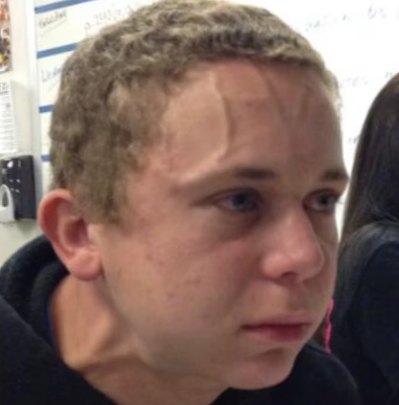
#> input picture ocv first lesson/test_img.png, 399 x 405 px
$ python 'invert image.py'
#> lines starting #> are read from the running program, lines starting #| are printed output that depends on the picture
# Импорт необходимых библиотек
import cv2  # OpenCV для работы с изображениями
import numpy as np  # NumPy для математических операций с массивами
from matplotlib import pyplot as plt  # Matplotlib для отображения графиков

# Установка размера фигуры для лучшего отображения
plt.rcParams['figure.figsize'] = [15, 10]

# Загрузка изображения
img = cv2.imread('test_img.png')
#> img is the input picture: shape (405, 399, 3); mean B, G, R 97.9, 105.7, 129.2

# Проверка успешной загрузки изображения
if img is None:
	raise SystemExit("Could not read 'test_img.png'. Make sure the file exists in the script directory.")

try:
	# Конвертация из BGR (OpenCV) в RGB (Matplotlib) для правильного отображения цветов
	img_rgb = cv2.cvtColor(img, cv2.COLOR_BGR2RGB)

	# Отображение оригинального изображения
	plt.imshow(img_rgb)
	plt.title('Original Image')
	plt.show()

	# Разделение изображения на отдельные цветовые каналы
	b, g, r = cv2.split(img)

	# Обнуление синего канала (все пиксели становятся равными 0)
	b[:] = 0
#> b: shape (405, 399); every value is 0

	# Обнуление зеленого канала (все пиксели становятся равными 0)
	g[:] = 0

	# Объединение каналов обратно в изображение (только красный канал остается)
	img_red = cv2.merge((r, g, b))  # Исправлен порядок каналов
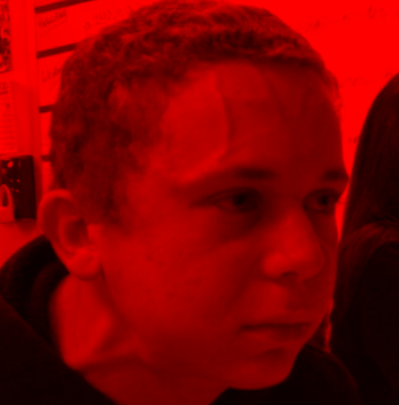
#> img_red: shape (405, 399, 3); mean R, G, B 129.2, 0, 0

	# Отображение только красным каналом
	plt.imshow(img_red)
	plt.title('Difference: Original - Red Channel Only')
	plt.show()

	# Разделение изображения на три цветовых канала
	red, green, blue = cv2.split(img)

	# Составление изображения в цветовом пространстве RGB
	img1 = cv2.merge([red, green, blue])

	# Составление изображения в цветовом пространстве RBG
	img2 = cv2.merge([red, blue, green])
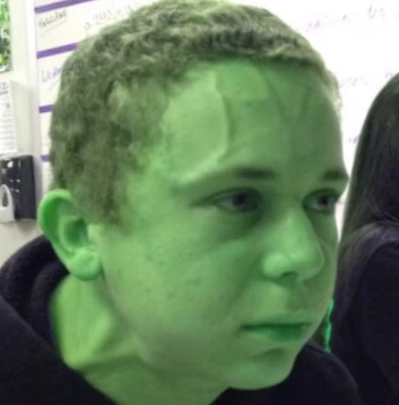
#> img2: shape (405, 399, 3); mean of channels 0, 1, 2 97.9, 129.2, 105.7; drawn as B, G, R

	# Составление изображения в цветовом пространстве GRB
	img3 = cv2.merge([green, red, blue])

	# Составление изображения в цветовом пространстве BGR
	img4 = cv2.merge([blue, green, red])

	# Горизонтальное объединение изображений (рядом друг с другом)
	out1 = np.hstack([img1, img2])
	out2 = np.hstack([img3, img4])

	# Вертикальное объединение изображений (одно под другим)
	out3 = np.vstack([out1, out2])
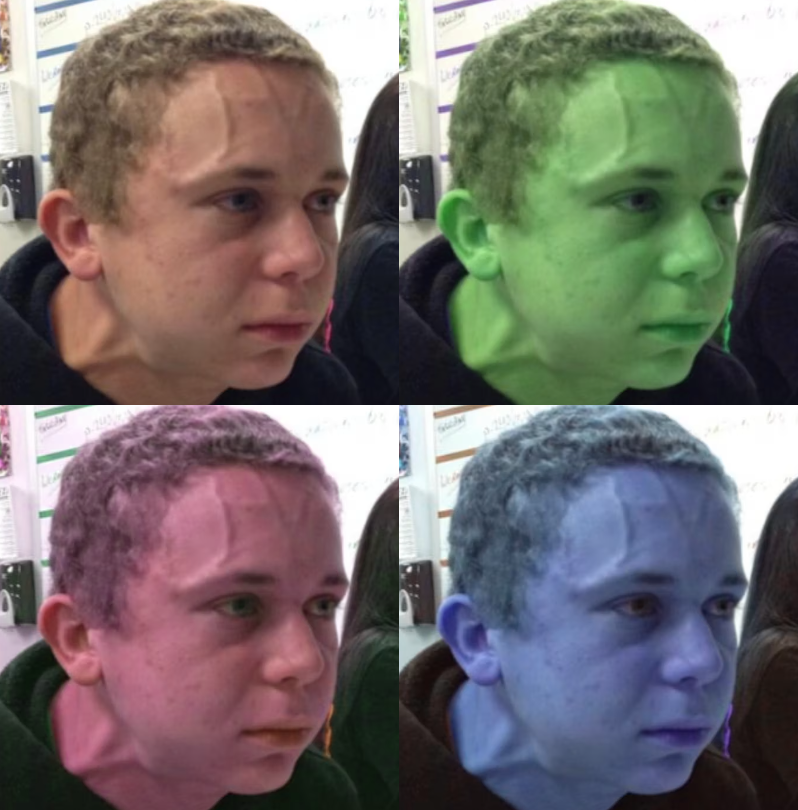
#> out3: shape (810, 798, 3); mean B, G, R 107.7, 109.6, 115.5

	# Отображение всех четырех вариантов цветовых пространств
	plt.imshow(out3)
	plt.title('Combined Images')
	plt.show()

	# Горизонтальное отражение изображения (зеркало по вертикальной оси)
	img_horizontal_invert = img_rgb[:, ::-1, :]
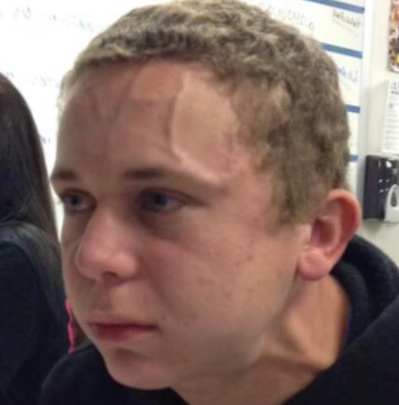
#> img_horizontal_invert: shape (405, 399, 3); mean R, G, B 129.2, 105.7, 97.9

	# Объединение оригинального и отраженного изображения горизонтально
	img_face_to_face = np.concatenate((img_rgb,img_horizontal_invert) , axis=1)
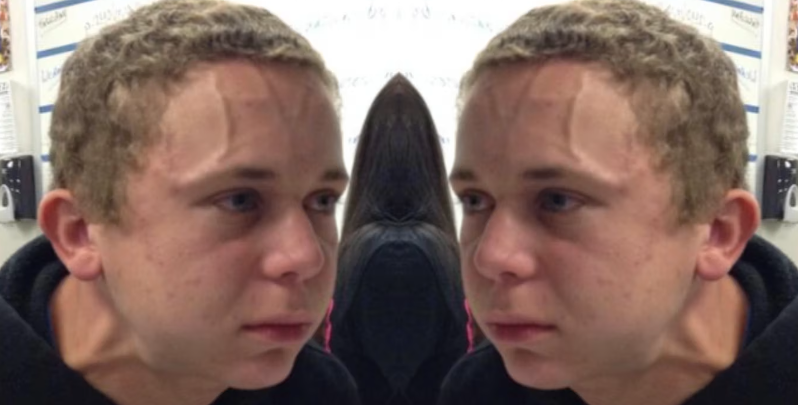
#> img_face_to_face: shape (405, 798, 3); mean R, G, B 129.2, 105.7, 97.9

	# Отображение "лицом к лицу" (горизонтальное отражение)
	plt.imshow(img_face_to_face)
	plt.title('Face to Face')
	plt.show()

	# Вертикальное отражение изображения "лицом к лицу" (зеркало по горизонтальной оси)
	img_face_to_face_vertical_invert = img_face_to_face[::-1, :, :]
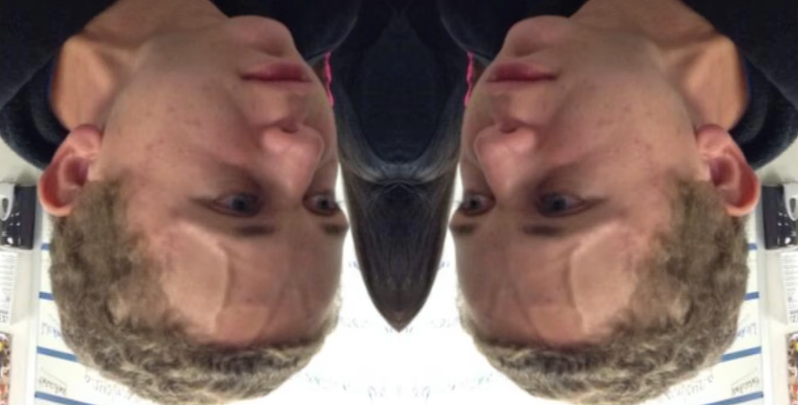
#> img_face_to_face_vertical_invert: shape (405, 798, 3); mean R, G, B 129.2, 105.7, 97.9

	# Отображение вертикально отраженного изображения
	plt.imshow(img_face_to_face_vertical_invert)
	plt.title('Face to Face vertical invert')
	plt.show()

	# Объединение горизонтального и вертикального отражений (создание полного отражения)
	img_face_to_face_vertical_invert_face_to_face = np.concatenate((img_face_to_face,img_face_to_face_vertical_invert) , axis=0)
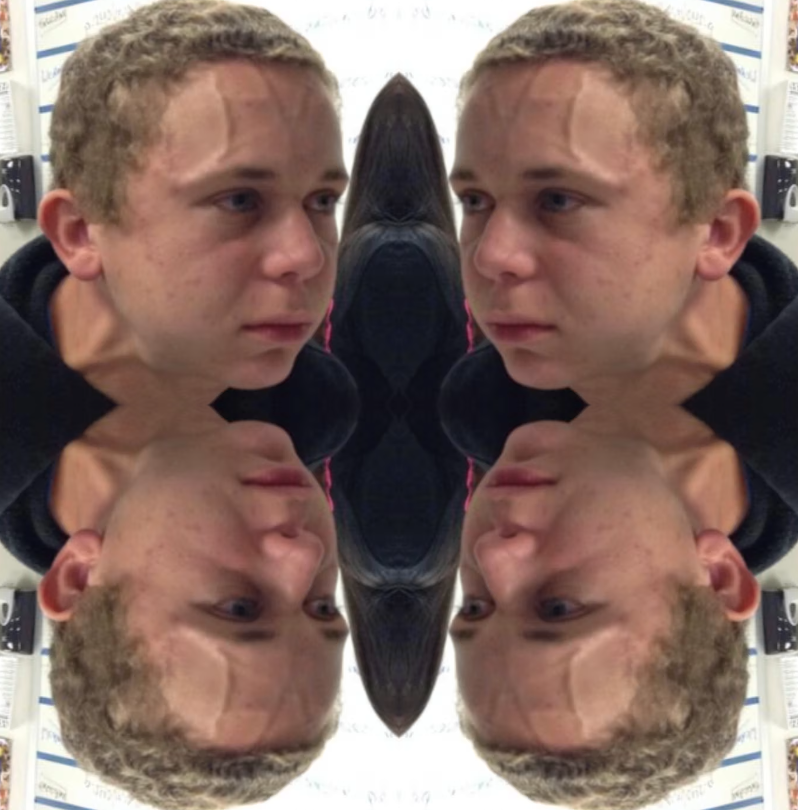
#> img_face_to_face_vertical_invert_face_to_face: shape (810, 798, 3); mean R, G, B 129.2, 105.7, 97.9

	# Отображение полного отражения (4 копии изображения в разных ориентациях)
	plt.imshow(img_face_to_face_vertical_invert_face_to_face)
	plt.title('Face to Face full invert')
	plt.show()

except Exception as e:
	print('Error:', e)
